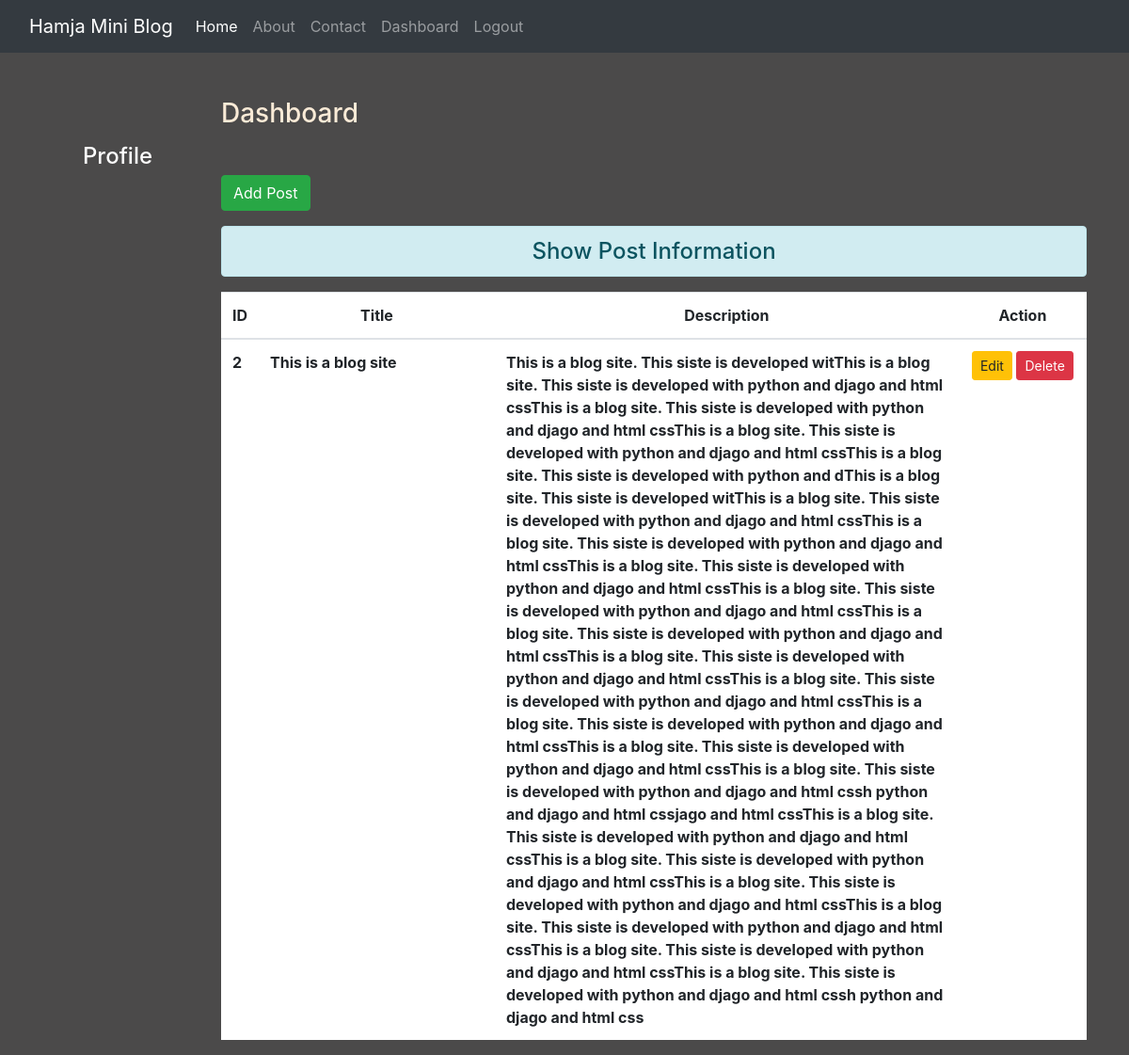
The page /dashboard/ (signed in) on the database its author committed.
### blog/models.py (models this page shows)
class Post(models.Model):
    title = models.CharField(max_length=150)
    desc = models.TextField()

### blog/views.py (the view)
# urls.py: path('dashboard/', views.DashboardPage, name='dashboardpage'),
def DashboardPage(request):
    if request.user.is_authenticated:
        posts = Post.objects.all()
        user = request.user
        full_name = user.get_full_name()
        gps = user.groups.all()
        return render(request, 'blog/dashboard.html', {'posts': posts,
        'fn': full_name, 'groups':gps})
    else:
        return HttpResponseRedirect('/login/')

### blog/templates/blog/dashboard.html (shortened to what this page needs)
{% extends 'blog/base.html' %}
{% load static %}
{% block side %}
<div class="col-sm-2 text-white text-center my-5">
    <h4 class="my-5">Profile</h4>
</div>
{% endblock side %}
{% block content %}
<div class="col-sm-10">
<h3 class="text-3 my-5">Dashboard</h3>
<a href="{% url 'addpost' %}" class="btn btn-success">Add Post</a>
<h4 class="text-center alert alert-info mt-3">Show Post Information</h4>
{% if posts %}
    <table class="table table-hover bg-white">
        <thead>
            <tr class="text-center">
                <th scope="col" style="width:2%">ID</th>
                <th scope="col" style="width:28%">Title</th>
                <th scope="col" style="width:55%">Description</th>
                <th scope="col" style="width:15%">Action</th>
            </tr>
        </thead>
        <tbody>
            {% for post in posts %}
            <tr>
                <th scope="row">{{post.id}}</th>
                <th>{{post.title}}</th>
                <th>{{post.desc}}</th>
                <td class="text-center">
                    <a href="{% url 'updatepost' post.id %}" class="btn btn-warning btn-sm">Edit</a>
                    {% if perms.blog.delete_post %}
                    <form action="{% url 'delpost' post.id %}" method="post" class="d-inline">
                        <input type="submit" value="Delete" class="btn btn-danger btn-sm">
                    </form>
                    {% endif %}
                </td>
            </tr>
            {% endfor %}
        </tbody>
    </table>
{% else %}
    <h4 class="text-center alert alert-warning">No Record Found</h4>
{% endif %}
</div>
{% endblock content %}

### blog/static/blog/css/style.css (style rules this page uses)
body { background-color: rgb(75,74,74) ; color: antiquewhite; }

### rows shown on the page
Post: id "2", title "This is a blog site", desc "This is a blog site. This siste is developed witThis is a blog site. This siste is developed with python and djago and html cssThis is a blog site. This siste is developed with python and djago and html cssThis is a blog site. This siste is developed with python and djago and html cssThis is a blog site. This siste is developed with python and dThis is a blog site. This siste is developed witThis is a blog site. This siste is developed with python and djago and html cssThis is a blog site. This siste is developed with python and djago and html cssThis is a blog site. This siste is developed with python and djago and html cssThis is a blog site. This siste is developed with python and djago…"
